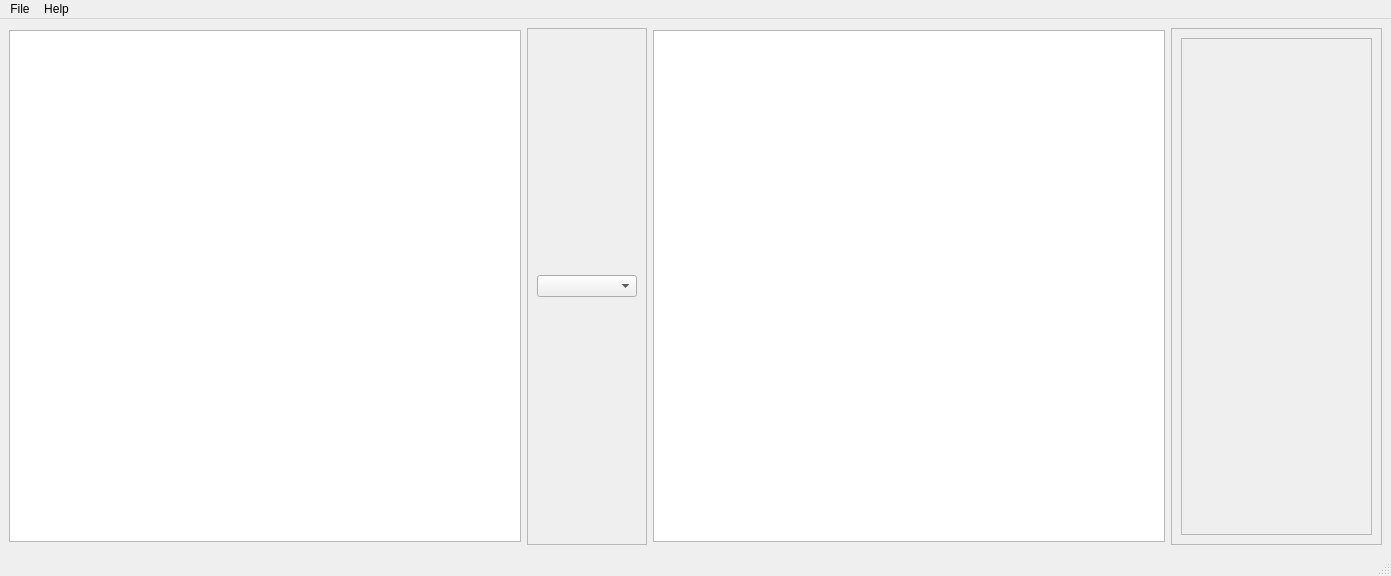
<?xml version="1.0" encoding="UTF-8"?>
<ui version="4.0">
 <class>MainWindow</class>
 <widget class="QMainWindow" name="MainWindow">
  <property name="geometry">
   <rect>
    <x>0</x>
    <y>0</y>
    <width>1391</width>
    <height>576</height>
   </rect>
  </property>
  <property name="windowTitle">
   <string>MainWindow</string>
  </property>
  <widget class="QWidget" name="centralwidget">
   <layout class="QHBoxLayout" name="horizontalLayout">
    <item>
     <widget class="QGraphicsView" name="sourceImageGraphicsView">
      <property name="sizePolicy">
       <sizepolicy hsizetype="Fixed" vsizetype="Fixed">
        <horstretch>0</horstretch>
        <verstretch>0</verstretch>
       </sizepolicy>
      </property>
      <property name="minimumSize">
       <size>
        <width>512</width>
        <height>512</height>
       </size>
      </property>
      <property name="alignment">
       <set>Qt::AlignCenter</set>
      </property>
     </widget>
    </item>
    <item>
     <widget class="QFrame" name="paletteReductionFrame">
      <property name="frameShape">
       <enum>QFrame::StyledPanel</enum>
      </property>
      <property name="frameShadow">
       <enum>QFrame::Raised</enum>
      </property>
      <layout class="QVBoxLayout" name="verticalLayout">
       <item>
        <widget class="QComboBox" name="paletteReductionOptions">
         <property name="minimumSize">
          <size>
           <width>100</width>
           <height>0</height>
          </size>
         </property>
        </widget>
       </item>
      </layout>
     </widget>
    </item>
    <item>
     <widget class="QGraphicsView" name="targetImageGraphicsView">
      <property name="sizePolicy">
       <sizepolicy hsizetype="Fixed" vsizetype="Fixed">
        <horstretch>0</horstretch>
        <verstretch>0</verstretch>
       </sizepolicy>
      </property>
      <property name="minimumSize">
       <size>
        <width>512</width>
        <height>512</height>
       </size>
      </property>
     </widget>
    </item>
    <item>
     <widget class="QFrame" name="paletteFrame">
      <property name="frameShape">
       <enum>QFrame::StyledPanel</enum>
      </property>
      <property name="frameShadow">
       <enum>QFrame::Raised</enum>
      </property>
      <layout class="QHBoxLayout" name="horizontalLayout_2">
       <item>
        <widget class="QScrollArea" name="paletteScrollArea">
         <property name="widgetResizable">
          <bool>true</bool>
         </property>
         <property name="alignment">
          <set>Qt::AlignLeading|Qt::AlignLeft|Qt::AlignTop</set>
         </property>
         <widget class="QWidget" name="paletteScrollContents">
          <property name="geometry">
           <rect>
            <x>0</x>
            <y>0</y>
            <width>189</width>
            <height>490</height>
           </rect>
          </property>
          <layout class="QVBoxLayout" name="paletteInternalLayout">
           <item>
            <layout class="QVBoxLayout" name="paletteScrollLayout"/>
           </item>
          </layout>
         </widget>
        </widget>
       </item>
      </layout>
     </widget>
    </item>
   </layout>
  </widget>
  <widget class="QMenuBar" name="menubar">
   <property name="geometry">
    <rect>
     <x>0</x>
     <y>0</y>
     <width>1391</width>
     <height>23</height>
    </rect>
   </property>
   <widget class="QMenu" name="menuFile">
    <property name="title">
     <string>File</string>
    </property>
    <addaction name="actionOpen"/>
    <addaction name="actionExit"/>
   </widget>
   <widget class="QMenu" name="menuHelp">
    <property name="title">
     <string>Help</string>
    </property>
    <addaction name="actionAbout"/>
   </widget>
   <addaction name="menuFile"/>
   <addaction name="menuHelp"/>
  </widget>
  <widget class="QStatusBar" name="statusbar"/>
  <action name="actionOpen">
   <property name="text">
    <string>Open Source Image</string>
   </property>
  </action>
  <action name="actionExit">
   <property name="text">
    <string>Exit</string>
   </property>
  </action>
  <action name="actionAbout">
   <property name="text">
    <string>About</string>
   </property>
  </action>
 </widget>
 <resources/>
 <connections>
  <connection>
   <sender>actionExit</sender>
   <signal>triggered()</signal>
   <receiver>MainWindow</receiver>
   <slot>close()</slot>
   <hints>
    <hint type="sourcelabel">
     <x>-1</x>
     <y>-1</y>
    </hint>
    <hint type="destinationlabel">
     <x>399</x>
     <y>299</y>
    </hint>
   </hints>
  </connection>
 </connections>
</ui>
